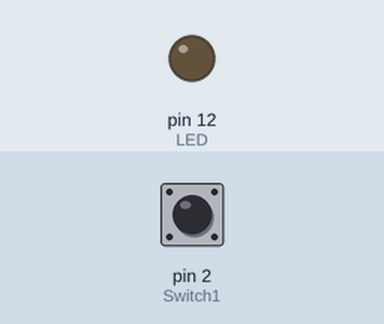
Simulated run of this sketch. Board: Arduino Uno, built with avr-gcc and run on an emulated ATmega328P. Shown: output pins drawn as LEDs (lit = HIGH). Dashed ring = blinking. The test bench sets the inputs (shaded band); at power-on: pin 2 (Switch1) LOW.

Above: at 1.2 s.
1.3 s: pin 2 (Switch1) pulled HIGH for 0.15 s
At 1.45 s:
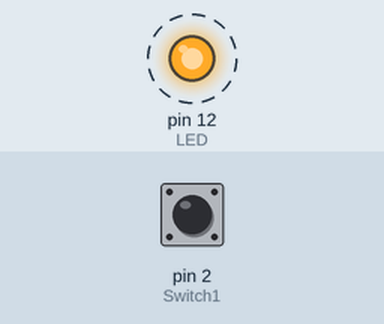
3.2 s: pin 2 (Switch1) pulled HIGH for 3.2 s
At 7.0 s:
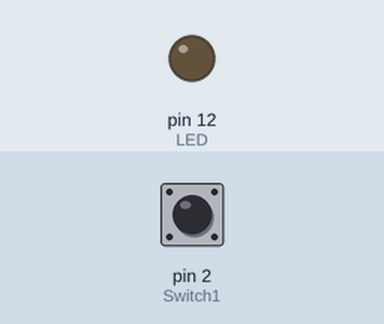
Timing chart, 0 to 8.5 s (numbered marks = the images above; inputs shaded):
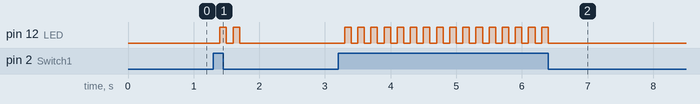

The sketch:

Day03.ino
```cpp
int LED = 12 ; //Hero pin 12
int Switch1 = 2;

void setup() {
pinMode(LED, OUTPUT);
pinMode(Switch1, INPUT);

}

void loop() {

if (digitalRead(Switch1) == HIGH){
  digitalWrite(LED, LOW);
  delay(100);
  digitalWrite(LED, HIGH);
  delay(100);
  digitalWrite(LED, LOW);
  delay(100);
  digitalWrite(LED, HIGH);
  delay(100);
}
else {
digitalWrite(LED, LOW);
}

}
```

Measured:
- after the input at 1.3 s, pin 12 (LED): alternates HIGH for 0.10 s and LOW for 0.10 s, 4 changes in all, then stays LOW, starting after 0.10 s
- after the input at 3.2 s, pin 12 (LED): alternates HIGH for 0.10 s and LOW for 0.10 s, 32 changes in all, then stays LOW, starting after 0.10 s
